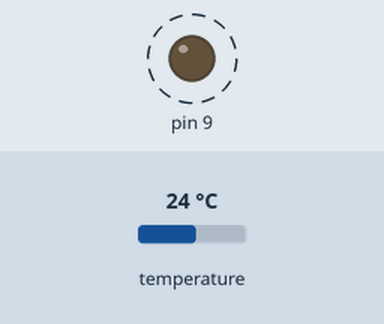
This sketch was run on a simulated Arduino Uno, built with avr-gcc and run on an emulated ATmega328P. Parts: output pins drawn as LEDs (lit = HIGH). Wiring (inferred from the names in the program): TMP102 temperature sensor at I2C address 0x48; TMP102 temperature sensor at I2C address 0x49. Dashed ring = blinking. The test bench sets the inputs (shaded band); at power-on: temperature 24 °C. What the sketch prints to the serial monitor is not drawn.

Above: at 0.7 s.
Timing chart, 0 to 3.0 s (numbered marks = the images above):
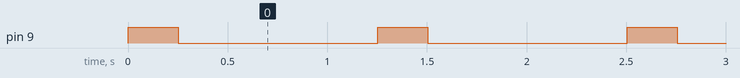

Measured:
- by itself, pin 9: alternates HIGH for 0.25 s and LOW for 1.0 s

The sketch:

TMP102_v1.ino
```cpp
#include <Wire.h>

//////////////////////////////////////////////////////////////////
//©2011 bildr
//Released under the MIT License - Please reuse change and share
//Simple code for the TMP102, simply prints temperature via serial
//////////////////////////////////////////////////////////////////

#include <Wire.h>
int tmp102Address_1 = 0x48;
int tmp102Address_2 = 0x49;
byte res;
int val;

void setup(){
  Serial.begin(9600);
  Wire.begin();
  pinMode(9, OUTPUT);
}

void loop(){
  Wire.requestFrom(tmp102Address_1,2);
  byte MSB = Wire.read();
  byte LSB = Wire.read();
  int TemperatureSum = ((MSB << 8) | LSB) >> 4; //it's a 12bit int, using two's compliment for negative
  float celsius = TemperatureSum*0.0625;
  Serial.print("Celsius 1: ");
  Serial.println(celsius);

  Wire.requestFrom(tmp102Address_2,2);
  MSB = Wire.read();
  LSB = Wire.read();
  TemperatureSum = ((MSB << 8) | LSB) >> 4; //it's a 12bit int, using two's compliment for negative
  celsius = TemperatureSum*0.0625;
  Serial.print("Celsius 2: ");
  Serial.println(celsius);

  digitalWrite(9, HIGH);   // set the LED on
  delay(250);              // wait
  digitalWrite(9, LOW);    // set the LED off
  delay(1000);
}
```
